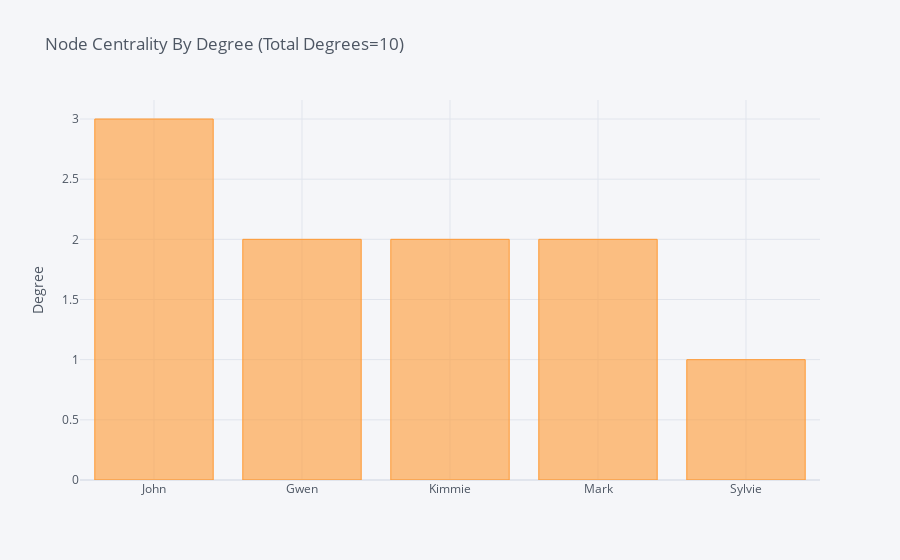

Here is the notebook cell this chart was saved with:
### Code cell
s_central = pd.DataFrame(Gs.degree(),
                         columns=['Node','Degree'])\
                        .sort_values('Degree',
                                     ascending=False)


s_central.set_index('Node').head(10).iplot(
    kind='bar',title=f"Node Centrality By Degree (Total Degrees={s_central['Degree'].sum()})",yTitle='Degree')

print(f"There are {s_central['Degree'].sum()} degrees in the straight network")

### Figure 1 — Plotly figure (JSON) as saved in the notebook; plotly's stock layout.template omitted (floating-point values rounded to 4 significant figures)
{"data": [{"marker": {"color": "rgba(255, 153, 51, 0.6)", "line": {"color": "rgba(255, 153, 51, 1.0)", "width": 1}}, "name": "Degree", "orientation": "v", "text": "", "type": "bar", "x": ["John", "Gwen", "Kimmie", "Mark", "Sylvie"], "y": [3, 2, 2, 2, 1]}], "layout": {"legend": {"bgcolor": "#F5F6F9", "font": {"color": "#4D5663"}}, "paper_bgcolor": "#F5F6F9", "plot_bgcolor": "#F5F6F9", "title": {"font": {"color": "#4D5663"}, "text": "Node Centrality By Degree (Total Degrees=10)"}, "xaxis": {"gridcolor": "#E1E5ED", "showgrid": true, "tickfont": {"color": "#4D5663"}, "title": {"font": {"color": "#4D5663"}, "text": ""}, "zerolinecolor": "#E1E5ED"}, "yaxis": {"gridcolor": "#E1E5ED", "showgrid": true, "tickfont": {"color": "#4D5663"}, "title": {"font": {"color": "#4D5663"}, "text": "Degree"}, "zerolinecolor": "#E1E5ED"}}}
